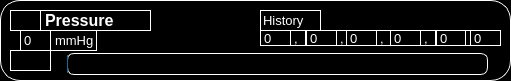
     <widget class="QWidget" name="widget_14" native="true">
      <property name="geometry">
       <rect>
        <x>10</x>
        <y>0</y>
        <width>511</width>
        <height>81</height>
       </rect>
      </property>
      <property name="styleSheet">
       <string notr="true">background-color:rgb(0, 0, 0);
border-color: rgb(243, 243, 243);
border-radius: 20px ;
border-width: 5rem;
border: 1px solid  rgb(255, 255, 255);</string>
      </property>
      <widget class="QLabel" name="label_5">
       <property name="geometry">
        <rect>
         <x>10</x>
         <y>10</y>
         <width>31</width>
         <height>21</height>
        </rect>
       </property>
       <property name="styleSheet">
        <string notr="true">image: url(:/newPrefix/icons8-pressure-48.jpg);
border: 1rem solid black;</string>
       </property>
       <property name="text">
        <string/>
       </property>
      </widget>
      <widget class="QLabel" name="label_13">
       <property name="geometry">
        <rect>
         <x>40</x>
         <y>10</y>
         <width>111</width>
         <height>21</height>
        </rect>
       </property>
       <property name="styleSheet">
        <string notr="true">border: 1rem solid black;
font-family: 'Courier New';
font-style: normal;
font-weight: 700;
font-size: 16px;
line-height: 18px;
color: #F6F7FA;
</string>
       </property>
       <property name="text">
        <string>&lt;html&gt;&lt;head/&gt;&lt;body&gt;&lt;p&gt;&lt;span style=&quot; font-size:12pt; font-weight:600; color:#ffffff;&quot;&gt;Pressure&lt;/span&gt;&lt;/p&gt;&lt;/body&gt;&lt;/html&gt;</string>
       </property>
      </widget>
      <widget class="QLabel" name="label_2">
       <property name="geometry">
        <rect>
         <x>20</x>
         <y>30</y>
         <width>31</width>
         <height>21</height>
        </rect>
       </property>
       <property name="styleSheet">
        <string notr="true">border: 1rem solid black;
color:rgb(255, 255, 255)</string>
       </property>
       <property name="text">
        <string>&lt;html&gt;&lt;head/&gt;&lt;body&gt;&lt;p&gt;&lt;span style=&quot; font-size:10pt; color:#ffffff;&quot;&gt;0&lt;/span&gt;&lt;/p&gt;&lt;/body&gt;&lt;/html&gt;</string>
       </property>
      </widget>
      <widget class="QLabel" name="label_22">
       <property name="geometry">
        <rect>
         <x>50</x>
         <y>30</y>
         <width>47</width>
         <height>21</height>
        </rect>
       </property>
       <property name="styleSheet">
        <string notr="true">border: 1rem solid black;
font-family: 'Courier New';
font-style: normal;
font-weight: 400;
font-size: 16px;
line-height: 18px;
color: #F6F7FA;</string>
       </property>
       <property name="text">
        <string>&lt;html&gt;&lt;head/&gt;&lt;body&gt;&lt;p&gt;&lt;span style=&quot; font-size:10pt; color:#ffffff;&quot;&gt;mmHg&lt;/span&gt;&lt;/p&gt;&lt;/body&gt;&lt;/html&gt;</string>
       </property>
      </widget>
      <widget class="QLabel" name="label_65">
       <property name="geometry">
        <rect>
         <x>10</x>
         <y>50</y>
         <width>41</width>
         <height>21</height>
        </rect>
       </property>
       <property name="styleSheet">
        <string notr="true">image: url(/newPrefix/icons8-speedometer-48.jpg);
border: 1rem solid black;</string>
       </property>
       <property name="text">
        <string/>
       </property>
      </widget>
      <widget class="QLabel" name="label_66">
       <property name="geometry">
        <rect>
         <x>260</x>
         <y>10</y>
         <width>61</width>
         <height>21</height>
        </rect>
       </property>
       <property name="styleSheet">
        <string notr="true">border: 1rem solid black;
font-family: 'Courier New';
font-style: normal;
font-weight: 400;
font-size: 10px;
line-height: 11px;
color: #F6F7FA;</string>
       </property>
       <property name="text">
        <string>&lt;html&gt;&lt;head/&gt;&lt;body&gt;&lt;p&gt;&lt;span style=&quot; font-size:10pt; color:#ffffff;&quot;&gt;History&lt;/span&gt;&lt;/p&gt;&lt;/body&gt;&lt;/html&gt;</string>
       </property>
      </widget>
      <widget class="QLabel" name="label_67">
       <property name="geometry">
        <rect>
         <x>260</x>
         <y>30</y>
         <width>31</width>
         <height>16</height>
        </rect>
       </property>
       <property name="styleSheet">
        <string notr="true">border: 1rem solid black;</string>
       </property>
       <property name="text">
        <string>&lt;html&gt;&lt;head/&gt;&lt;body&gt;&lt;p&gt;&lt;span style=&quot; font-size:10pt; color:#ffffff;&quot;&gt;0&lt;/span&gt;&lt;/p&gt;&lt;/body&gt;&lt;/html&gt;</string>
       </property>
      </widget>
      <widget class="QLabel" name="label_68">
       <property name="geometry">
        <rect>
         <x>290</x>
         <y>30</y>
         <width>16</width>
         <height>16</height>
        </rect>
       </property>
       <property name="styleSheet">
        <string notr="true">border: 1rem solid black;</string>
       </property>
       <property name="text">
        <string>&lt;html&gt;&lt;head/&gt;&lt;body&gt;&lt;p&gt;&lt;span style=&quot; font-size:10pt; color:#ffffff;&quot;&gt;,&lt;/span&gt;&lt;/p&gt;&lt;/body&gt;&lt;/html&gt;</string>
       </property>
      </widget>
      <widget class="QLabel" name="label_69">
       <property name="geometry">
        <rect>
         <x>306</x>
         <y>30</y>
         <width>31</width>
         <height>16</height>
        </rect>
       </property>
       <property name="styleSheet">
        <string notr="true">border: 1rem solid black;</string>
       </property>
       <property name="text">
        <string>&lt;html&gt;&lt;head/&gt;&lt;body&gt;&lt;p&gt;&lt;span style=&quot; font-size:10pt; color:#ffffff;&quot;&gt;0&lt;/span&gt;&lt;/p&gt;&lt;/body&gt;&lt;/html&gt;</string>
       </property>
      </widget>
      <widget class="QLabel" name="label_70">
       <property name="geometry">
        <rect>
         <x>336</x>
         <y>30</y>
         <width>16</width>
         <height>16</height>
        </rect>
       </property>
       <property name="styleSheet">
        <string notr="true">border: 1rem solid black;</string>
       </property>
       <property name="text">
        <string>&lt;html&gt;&lt;head/&gt;&lt;body&gt;&lt;p&gt;&lt;span style=&quot; font-size:10pt; color:#ffffff;&quot;&gt;,&lt;/span&gt;&lt;/p&gt;&lt;/body&gt;&lt;/html&gt;</string>
       </property>
      </widget>
      <widget class="QLabel" name="label_71">
       <property name="geometry">
        <rect>
         <x>346</x>
         <y>30</y>
         <width>31</width>
         <height>16</height>
        </rect>
       </property>
       <property name="styleSheet">
        <string notr="true">border: 1rem solid black;</string>
       </property>
       <property name="text">
        <string>&lt;html&gt;&lt;head/&gt;&lt;body&gt;&lt;p&gt;&lt;span style=&quot; font-size:10pt; color:#ffffff;&quot;&gt;0&lt;/span&gt;&lt;/p&gt;&lt;/body&gt;&lt;/html&gt;</string>
       </property>
      </widget>
      <widget class="QLabel" name="label_72">
       <property name="geometry">
        <rect>
         <x>376</x>
         <y>30</y>
         <width>16</width>
         <height>16</height>
        </rect>
       </property>
       <property name="styleSheet">
        <string notr="true">border: 1rem solid black;</string>
       </property>
       <property name="text">
        <string>&lt;html&gt;&lt;head/&gt;&lt;body&gt;&lt;p&gt;&lt;span style=&quot; font-size:10pt; color:#ffffff;&quot;&gt;,&lt;/span&gt;&lt;/p&gt;&lt;/body&gt;&lt;/html&gt;</string>
       </property>
      </widget>
      <widget class="QLabel" name="label_73">
       <property name="geometry">
        <rect>
         <x>390</x>
         <y>30</y>
         <width>31</width>
         <height>16</height>
        </rect>
       </property>
       <property name="styleSheet">
        <string notr="true">border: 1rem solid black;</string>
       </property>
       <property name="text">
        <string>&lt;html&gt;&lt;head/&gt;&lt;body&gt;&lt;p&gt;&lt;span style=&quot; font-size:10pt; color:#ffffff;&quot;&gt;0&lt;/span&gt;&lt;/p&gt;&lt;/body&gt;&lt;/html&gt;</string>
       </property>
      </widget>
      <widget class="QLabel" name="label_74">
       <property name="geometry">
        <rect>
         <x>420</x>
         <y>30</y>
         <width>16</width>
         <height>16</height>
        </rect>
       </property>
       <property name="styleSheet">
        <string notr="true">border: 1rem solid black;</string>
       </property>
       <property name="text">
        <string>&lt;html&gt;&lt;head/&gt;&lt;body&gt;&lt;p&gt;&lt;span style=&quot; font-size:10pt; color:#ffffff;&quot;&gt;,&lt;/span&gt;&lt;/p&gt;&lt;/body&gt;&lt;/html&gt;</string>
       </property>
      </widget>
      <widget class="QLabel" name="label_75">
       <property name="geometry">
        <rect>
         <x>436</x>
         <y>30</y>
         <width>31</width>
         <height>16</height>
        </rect>
       </property>
       <property name="styleSheet">
        <string notr="true">border: 1rem solid black;</string>
       </property>
       <property name="text">
        <string>&lt;html&gt;&lt;head/&gt;&lt;body&gt;&lt;p&gt;&lt;span style=&quot; font-size:10pt; color:#ffffff;&quot;&gt;0&lt;/span&gt;&lt;/p&gt;&lt;/body&gt;&lt;/html&gt;</string>
       </property>
      </widget>
      <widget class="QLabel" name="label_76">
       <property name="geometry">
        <rect>
         <x>465</x>
         <y>30</y>
         <width>16</width>
         <height>16</height>
        </rect>
       </property>
       <property name="styleSheet">
        <string notr="true">border: 1rem solid black;</string>
       </property>
       <property name="text">
        <string>&lt;html&gt;&lt;head/&gt;&lt;body&gt;&lt;p&gt;&lt;span style=&quot; font-size:10pt; color:#ffffff;&quot;&gt;,&lt;/span&gt;&lt;/p&gt;&lt;/body&gt;&lt;/html&gt;</string>
       </property>
      </widget>
      <widget class="QLabel" name="label_77">
       <property name="geometry">
        <rect>
         <x>470</x>
         <y>30</y>
         <width>31</width>
         <height>16</height>
        </rect>
       </property>
       <property name="styleSheet">
        <string notr="true">border: 1rem solid black;</string>
       </property>
       <property name="text">
        <string>&lt;html&gt;&lt;head/&gt;&lt;body&gt;&lt;p&gt;&lt;span style=&quot; font-size:10pt; color:#ffffff;&quot;&gt;0&lt;/span&gt;&lt;/p&gt;&lt;/body&gt;&lt;/html&gt;</string>
       </property>
      </widget>
      <widget class="QProgressBar" name="progressBar_3">
       <property name="geometry">
        <rect>
         <x>67</x>
         <y>53</y>
         <width>421</width>
         <height>22</height>
        </rect>
       </property>
       <property name="styleSheet">
        <string notr="true">border-radius: 7px;
min-height: 20px;
max-height: 20px;
text-align: center</string>
       </property>
       <property name="value">
        <number>0</number>
       </property>
      </widget>
     </widget>
